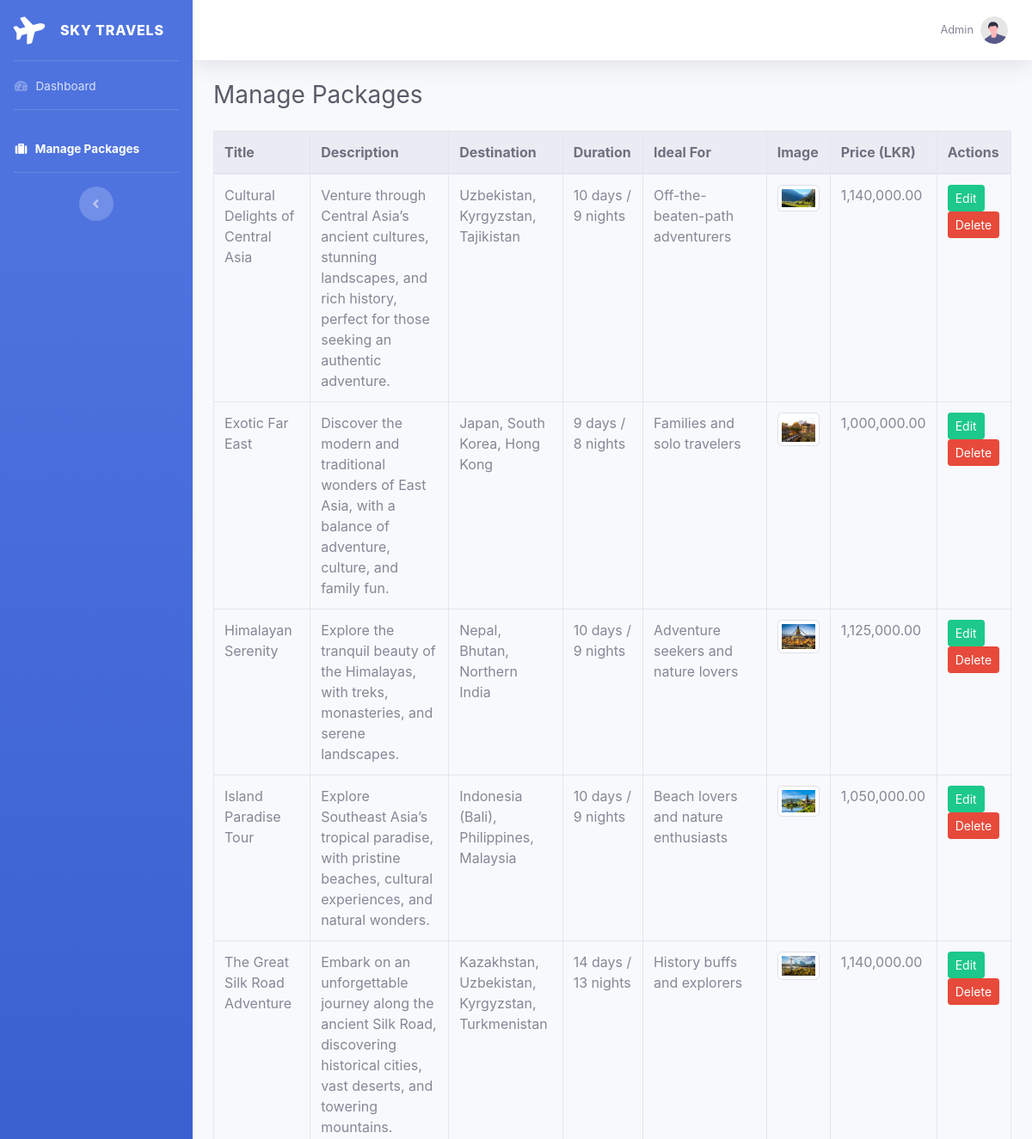
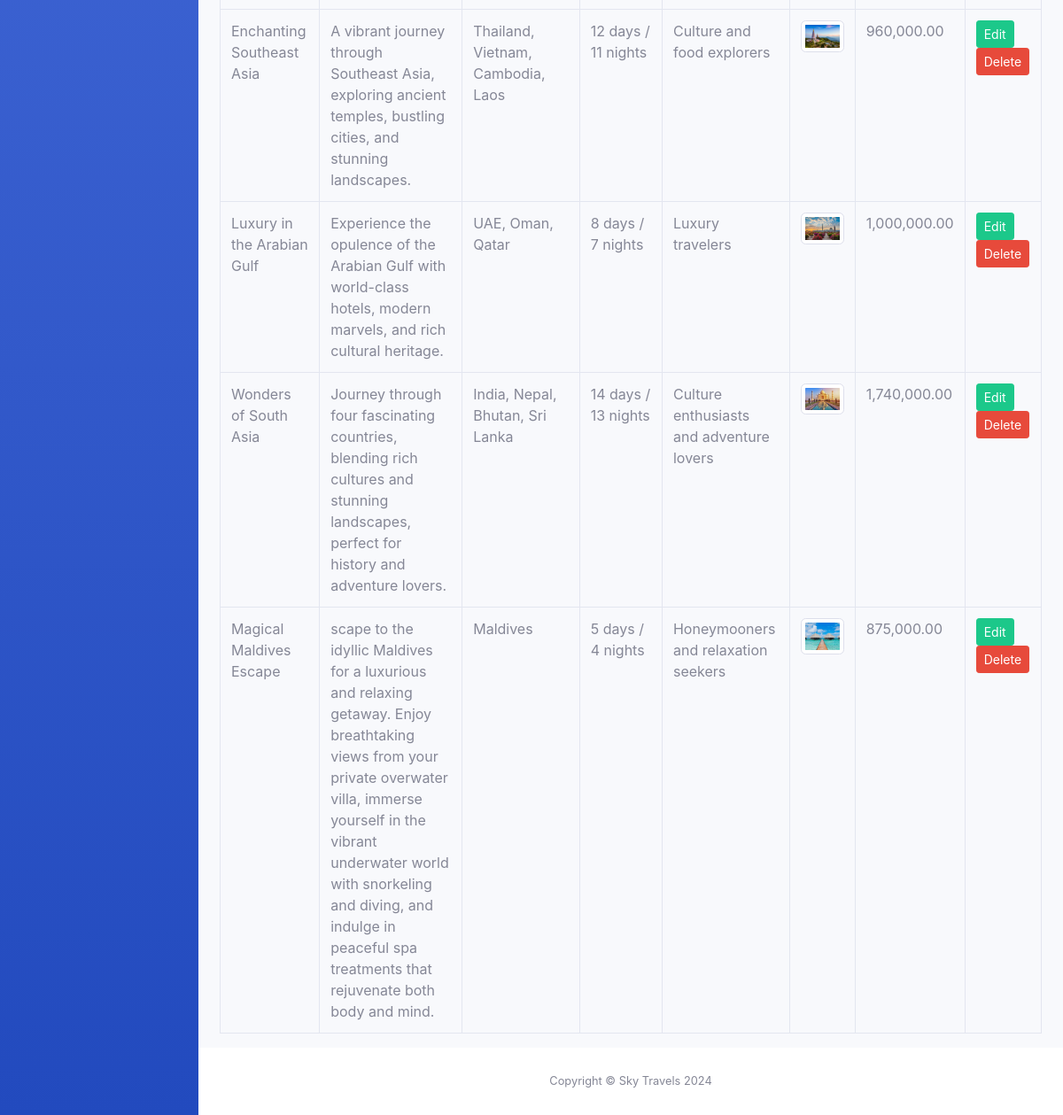
Screenshot of /manage_packages.php with the database file from the repository (2 pictures, top to bottom).
### tables this page shows
CREATE TABLE `packages` (
  `id` int(11) NOT NULL,
  `title` varchar(255) NOT NULL,
  `description` text NOT NULL,
  `destination` text NOT NULL,
  `duration` varchar(50) NOT NULL,
  `ideal_for` varchar(255) NOT NULL,
  `image` varchar(255) NOT NULL,
  `price` decimal(10,2) NOT NULL
);

### manage_packages.php (the view, shortened to what this page needs)
<?php
include('dbconn.php');
$sql = "SELECT * FROM packages ORDER BY id DESC";
$result = $conn->query($sql);
?>
<!DOCTYPE html>
<html lang="en">
<head>
    <link href="vendor/fontawesome-free/css/all.min.css" rel="stylesheet" type="text/css">
    <link href="css/sb-admin-2.min.css" rel="stylesheet">
</head>
<body id="page-top">
    <div id="wrapper">
        <ul class="navbar-nav bg-gradient-primary sidebar sidebar-dark accordion" id="accordionSidebar">
            <a class="sidebar-brand d-flex align-items-center justify-content-center" href="index.html">
                <div class="sidebar-brand-icon rotate-n-15">
                    <i class="fas fa-plane"></i>
                </div>
                <div class="sidebar-brand-text mx-3">Sky Travels</div>
            </a>
            <hr class="sidebar-divider my-0">
            <li class="nav-item">
                <a class="nav-link" href="admin_panel.php">
                    <i class="fas fa-fw fa-tachometer-alt"></i>
                    <span>Dashboard</span>
                </a>
            </li>
            <hr class="sidebar-divider">
            <li class="nav-item active">
                <a class="nav-link" href="manage_packages.php">
                    <i class="fas fa-fw fa-suitcase"></i>
                    <span>Manage Packages</span>
                </a>
            </li>
            <hr class="sidebar-divider d-none d-md-block">
            <div class="text-center d-none d-md-inline">
                <button class="rounded-circle border-0" id="sidebarToggle"></button>
            </div>
        </ul>
        <div id="content-wrapper" class="d-flex flex-column">
            <div id="content">
                <nav class="navbar navbar-expand navbar-light bg-white topbar mb-4 static-top shadow">
                    <ul class="navbar-nav ml-auto">
                        <li class="nav-item dropdown no-arrow">
                            <a class="nav-link dropdown-toggle" href="#" id="userDropdown" role="button" data-toggle="dropdown">
                                <span class="mr-2 d-none d-lg-inline text-gray-600 small">Admin</span>
                                <img class="img-profile rounded-circle" src="img/undraw_profile.svg">
                            </a>
                        </li>
                    </ul>
                </nav>
                <div class="container-fluid">
                    <h1 class="h3 mb-4 text-gray-800">Manage Packages</h1>
                    <div class="table-responsive">
                        <table class="table table-bordered">
                            <thead class="thead-light">
                                <tr>
                                    <th>Title</th>
                                    <th>Description</th>
                                    <th>Destination</th>
                                    <th>Duration</th>
                                    <th>Ideal For</th>
                                    <th>Image</th>
                                    <th>Price (LKR)</th>
                                    <th>Actions</th>
                                </tr>
                            </thead>
                            <tbody>
                                <?php if ($result->num_rows > 0): ?>
                                    <?php while ($row = $result->fetch_assoc()): ?>
                                        <tr>
                                            <td><?= htmlspecialchars($row['title']) ?></td>
                                            <td><?= htmlspecialchars($row['description']) ?></td>
                                            <td><?= htmlspecialchars($row['destination']) ?></td>
                                            <td><?= htmlspecialchars($row['duration']) ?></td>
                                            <td><?= htmlspecialchars($row['ideal_for']) ?></td>
                                            <td><img src="img/packages/<?= htmlspecialchars($row['image']) ?>" width="100" class="img-thumbnail"></td>
                                            <td><?= number_format($row['price'], 2) ?></td>
                                            <td>
                                                <a href="edit_package.php?id=<?= $row['id'] ?>" class="btn btn-success btn-sm">Edit</a>
                                                <form method="POST" style="display:inline;" onsubmit="return confirm('Are you sure?');">
                                                    <button type="submit" name="delete_package" class="btn btn-danger btn-sm">Delete</button>
                                                </form>
                                            </td>
                                        </tr>
                                    <?php endwhile; ?>
                                <?php else: ?>
                                    <tr>
                                        <td colspan="8" class="text-center">No packages found.</td>
                                    </tr>
                                <?php endif; ?>
                            </tbody>
                        </table>
                    </div>
                </div>
            </div>
            <footer class="sticky-footer bg-white">
                <div class="container my-auto">
                    <div class="copyright text-center my-auto">
                        <span>Copyright &copy; Sky Travels 2024</span>
                    </div>
                </div>
            </footer>
        </div>
    </div>
</body>
</html>

### rows the page displays
packages: title "Cultural Delights of Central Asia", description "Venture through Central Asia’s ancient cultures, stunning landscapes, and rich history, perfect for those seeking an authentic adventure.", destination "Uzbekistan, Kyrgyzstan, Tajikistan", duration "10 days / 9 nights", ideal_for "Off-the-beaten-path adventurers", image (picture), price "1,140,000.00"
packages: title "Exotic Far East", description "Discover the modern and traditional wonders of East Asia, with a balance of adventure, culture, and family fun.", destination "Japan, South Korea, Hong Kong", duration "9 days / 8 nights", ideal_for "Families and solo travelers", image (picture), price "1,000,000.00"
packages: title "Himalayan Serenity", description "Explore the tranquil beauty of the Himalayas, with treks, monasteries, and serene landscapes.", destination "Nepal, Bhutan, Northern India", duration "10 days / 9 nights", ideal_for "Adventure seekers and nature lovers", image (picture), price "1,125,000.00"
packages: title "Island Paradise Tour", description "Explore Southeast Asia’s tropical paradise, with pristine beaches, cultural experiences, and natural wonders.", destination "Indonesia (Bali), Philippines, Malaysia", duration "10 days / 9 nights", ideal_for "Beach lovers and nature enthusiasts", image (picture), price "1,050,000.00"
packages: title "The Great Silk Road Adventure", description "Embark on an unforgettable journey along the ancient Silk Road, discovering historical cities, vast deserts, and towering mountains.", destination "Kazakhstan, Uzbekistan, Kyrgyzstan, Turkmenistan", duration "14 days / 13 nights", ideal_for "History buffs and explorers", image (picture), price "1,140,000.00"
packages: title "Enchanting Southeast Asia", description "A vibrant journey through Southeast Asia, exploring ancient temples, bustling cities, and stunning landscapes.", destination "Thailand, Vietnam, Cambodia, Laos", duration "12 days / 11 nights", ideal_for "Culture and food explorers", image (picture), price "960,000.00"
packages: title "Luxury in the Arabian Gulf", description "Experience the opulence of the Arabian Gulf with world-class hotels, modern marvels, and rich cultural heritage.", destination "UAE, Oman, Qatar", duration "8 days / 7 nights", ideal_for "Luxury travelers", image (picture), price "1,000,000.00"
packages: title "Wonders of South Asia", description "Journey through four fascinating countries, blending rich cultures and stunning landscapes, perfect for history and adventure lovers.", destination "India, Nepal, Bhutan, Sri Lanka", duration "14 days / 13 nights", ideal_for "Culture enthusiasts and adventure lovers", image (picture), price "1,740,000.00"
packages: title "Magical Maldives Escape", description "scape to the idyllic Maldives for a luxurious and relaxing getaway. Enjoy breathtaking views from your private overwater villa, immerse yourself in the vibrant underwater world with snorkeling and diving, and indulge in peaceful spa treatments that rejuvenate both body and mind.", destination "Maldives", duration "5 days / 4 nights", ideal_for "Honeymooners and relaxation seekers", image (picture), price "875,000.00"
